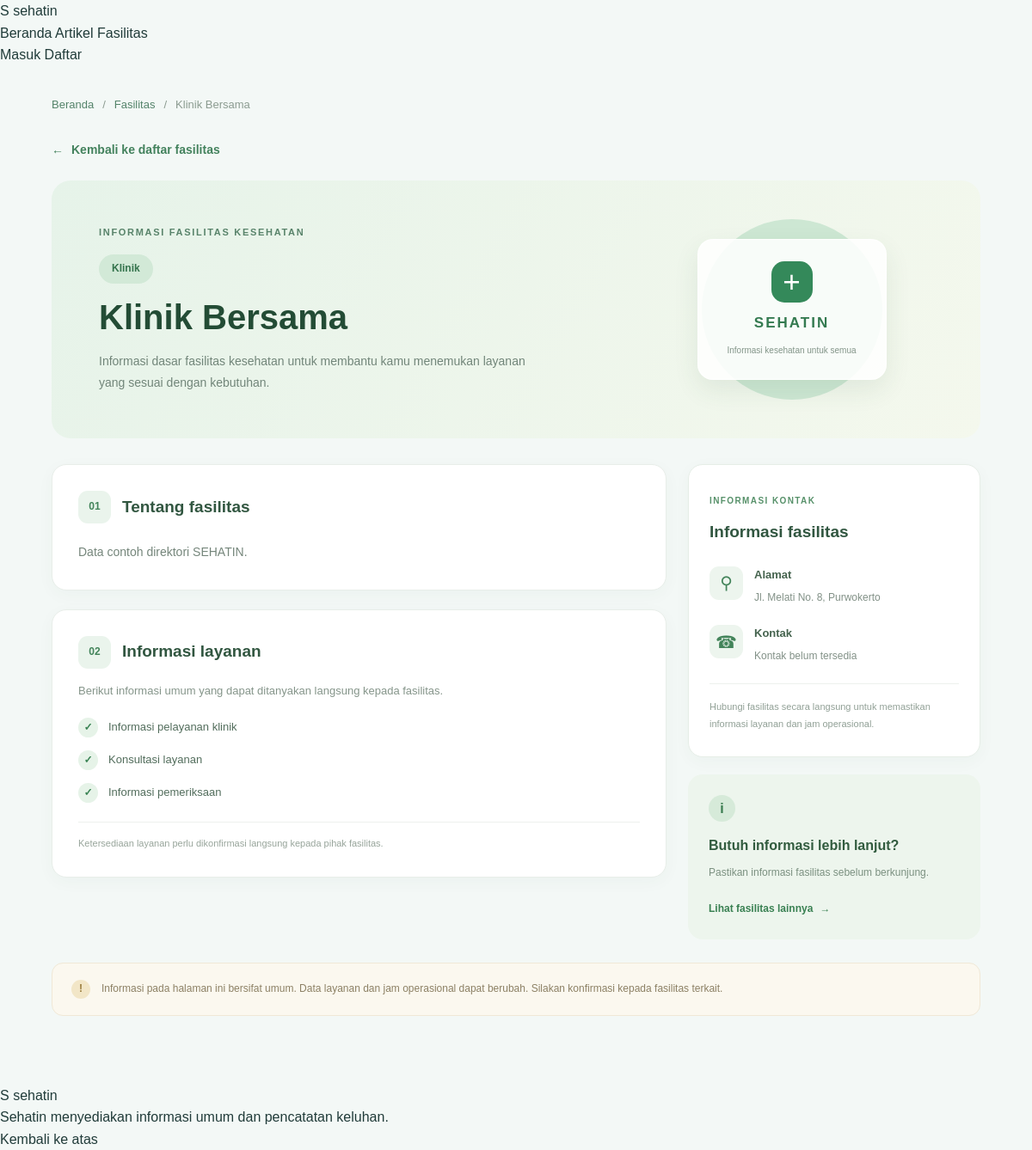
/facility-detail.php?id=2, run on the app's committed database.
### tables this page shows
CREATE TABLE IF NOT EXISTS facilities (
    id INT AUTO_INCREMENT PRIMARY KEY,
    name VARCHAR(150) NOT NULL,
    type VARCHAR(80) NOT NULL,
    address TEXT NOT NULL,
    phone VARCHAR(30) NULL,
    description TEXT NULL,
    created_at DATETIME NOT NULL DEFAULT CURRENT_TIMESTAMP,
    updated_at DATETIME NULL
);

### facility-detail.php (the view, shortened to what this page needs)
<?php
require_once __DIR__ . "/config/database.php";
$id = filter_input(INPUT_GET, "id", FILTER_VALIDATE_INT);
$facility = null;
if ($id !== false && $id !== null && $id > 0) {
    $stmt = $conn->prepare(
        "SELECT id, name, type, address, phone, description
         FROM facilities
         WHERE id = ?"
    );
    if ($stmt) {
        $stmt->bind_param("i", $id);
        $stmt->execute();
        $result = $stmt->get_result();
        $facility = $result->fetch_assoc();
    }
}
if ($facility) {
    $facility["contact"] = !empty($facility["phone"])
        ? $facility["phone"]
        : "Kontak belum tersedia";
    $facility["description"] = !empty($facility["description"])
        ? $facility["description"]
        : "Informasi mengenai fasilitas ini belum tersedia.";
    if ($facility["type"] === "Puskesmas") {
        $facility["services"] = [
            "Informasi layanan kesehatan",
            "Pelayanan kesehatan dasar",
            "Informasi pemeriksaan kesehatan"
        ];
    } elseif ($facility["type"] === "Klinik") {
        $facility["services"] = [
            "Informasi pelayanan klinik",
            "Konsultasi layanan",
            "Informasi pemeriksaan"
        ];
    } else {
        $facility["services"] = [
            "Informasi layanan rumah sakit",
            "Informasi rawat jalan",
            "Informasi fasilitas kesehatan"
        ];
    }
}
function e($value)
{
    return htmlspecialchars((string) $value, ENT_QUOTES, "UTF-8");
}
?>
<!DOCTYPE html>
<html lang="id">
<head>
    <link rel="stylesheet" href="assets/css/reset.css">
    <link rel="stylesheet" href="assets/css/style.css">
    <link rel="stylesheet" href="assets/css/facility-detail.css">
</head>
<body>
    <header class="main-navbar">
        <a href="index.php" class="brand">
            <span class="brand-icon">S</span>
            <span>sehatin</span>
        </a>
        <nav class="nav-links">
            <a href="index.php">Beranda</a>
            <a href="articles.php">Artikel</a>
            <a href="facilities.php" class="nav-active">Fasilitas</a>
        </nav>
        <div class="nav-actions">
            <a href="login.php" class="nav-login">Masuk</a>
            <a href="register.php" class="nav-register">Daftar</a>
        </div>
    </header>
    <main class="container facility-detail-page">
        <?php if ($facility): ?>
        <nav class="breadcrumb">
            <a href="index.php">Beranda</a>
            <span>/</span>
            <a href="facilities.php">Fasilitas</a>
            <span>/</span>
            <span><?= e($facility['name']) ?></span>
        </nav>
        <a href="facilities.php" class="back-link">
            <span>&larr;</span>
            Kembali ke daftar fasilitas
        </a>
        <section class="detail-hero">
            <div class="detail-hero-content">
                <span class="detail-eyebrow">
                    INFORMASI FASILITAS KESEHATAN
                </span>
                <span class="facility-type">
                    <?= e($facility['type']) ?>
                </span>
                <h1><?= e($facility['name']) ?></h1>
                <p>
                    Informasi dasar fasilitas kesehatan
                    untuk membantu kamu menemukan layanan
                    yang sesuai dengan kebutuhan.
                </p>
            </div>
            <div class="detail-illustration">
                <div class="illustration-circle"></div>
                <div class="illustration-card">
                    <span class="illustration-icon">+</span>
                    <strong>SEHATIN</strong>
                    <small>Informasi kesehatan untuk semua</small>
                </div>
            </div>
        </section>
        <section class="detail-content">
            <div class="detail-main">
                <article class="detail-card">
                    <div class="detail-card-heading">
                        <span class="detail-icon">01</span>
                        <h2>Tentang fasilitas</h2>
                    </div>
                    <p class="detail-description">
                        <?= e($facility['description']) ?>
                    </p>
                </article>
                <article class="detail-card">
                    <div class="detail-card-heading">
                        <span class="detail-icon">02</span>
                        <h2>Informasi layanan</h2>
                    </div>
                    <p class="section-note">
                        Berikut informasi umum yang dapat
                        ditanyakan langsung kepada fasilitas.
                    </p>
                    <ul class="service-list">
                        <?php foreach ($facility['services'] as $service): ?>
                        <li>
                            <span class="check-icon">&#10003;</span>
                            <?= e($service) ?>
                        </li>
                        <?php endforeach; ?>
                    </ul>
                    <p class="service-note">
                        Ketersediaan layanan perlu dikonfirmasi
                        langsung kepada pihak fasilitas.
                    </p>
                </article>
            </div>
            <aside class="detail-sidebar">
                <div class="contact-card">
                    <span class="sidebar-eyebrow">
                        INFORMASI KONTAK
                    </span>
                    <h2>Informasi fasilitas</h2>
                    <div class="contact-item">
                        <span class="contact-icon">&#9906;</span>
                        <div>
                            <strong>Alamat</strong>
                            <p><?= e($facility['address']) ?></p>
                        </div>
                    </div>
                    <div class="contact-item">
                        <span class="contact-icon">&#9742;</span>
                        <div>
                            <strong>Kontak</strong>
                            <p><?= e($facility['contact']) ?></p>
                        </div>
                    </div>
                    <div class="contact-divider"></div>
                    <p class="contact-note">
                        Hubungi fasilitas secara langsung
                        untuk memastikan informasi layanan
                        dan jam operasional.
                    </p>
                </div>
                <div class="help-card">
                    <span class="help-icon">i</span>
                    <h3>Butuh informasi lebih lanjut?</h3>
                    <p>
                        Pastikan informasi fasilitas sebelum
                        berkunjung.
                    </p>
                    <a href="facilities.php" class="help-link">
                        Lihat fasilitas lainnya
                        <span>&rarr;</span>
                    </a>
                </div>
            </aside>
        </section>
        <div class="detail-disclaimer">
            <span>!</span>
            <p>
                Informasi pada halaman ini bersifat umum.
                Data layanan dan jam operasional dapat berubah.
                Silakan konfirmasi kepada fasilitas terkait.
            </p>
        </div>
        <?php endif; ?>
    </main>
    <footer class="main-footer">
        <a href="index.php" class="brand">
            <span class="brand-icon">S</span>
            <span>sehatin</span>
        </a>
        <p>
            Sehatin menyediakan informasi umum dan
            pencatatan keluhan.
        </p>
        <a href="#" class="back-to-top">
            Kembali ke atas
        </a>
    </footer>
</body>
</html>

### assets/css/style.css (style rules this page uses)
:root { --primary: #087F73; --dark-green: #164F49; --light-green: #E8F5F2; --background: #F3F8F6; --white: #FFFFFF; --text: #203B39; --muted: #718580; --border: #E1EAE7; --orange: #F59678; --yellow: #F3C968; }
body { background-color: var(--background); color: var(--text); }
.container { width: 90%; max-width: 1200px; margin: 0 auto; }

### data on the page
facilities: name "Klinik Bersama", type "Klinik", description "Data contoh direktori SEHATIN.", address "Jl. Melati No. 8, Purwokerto"

### other printed values
$service "Informasi pelayanan klinik"
$service "Konsultasi layanan"
$service "Informasi pemeriksaan"
$facility['contact'] "Kontak belum tersedia"
